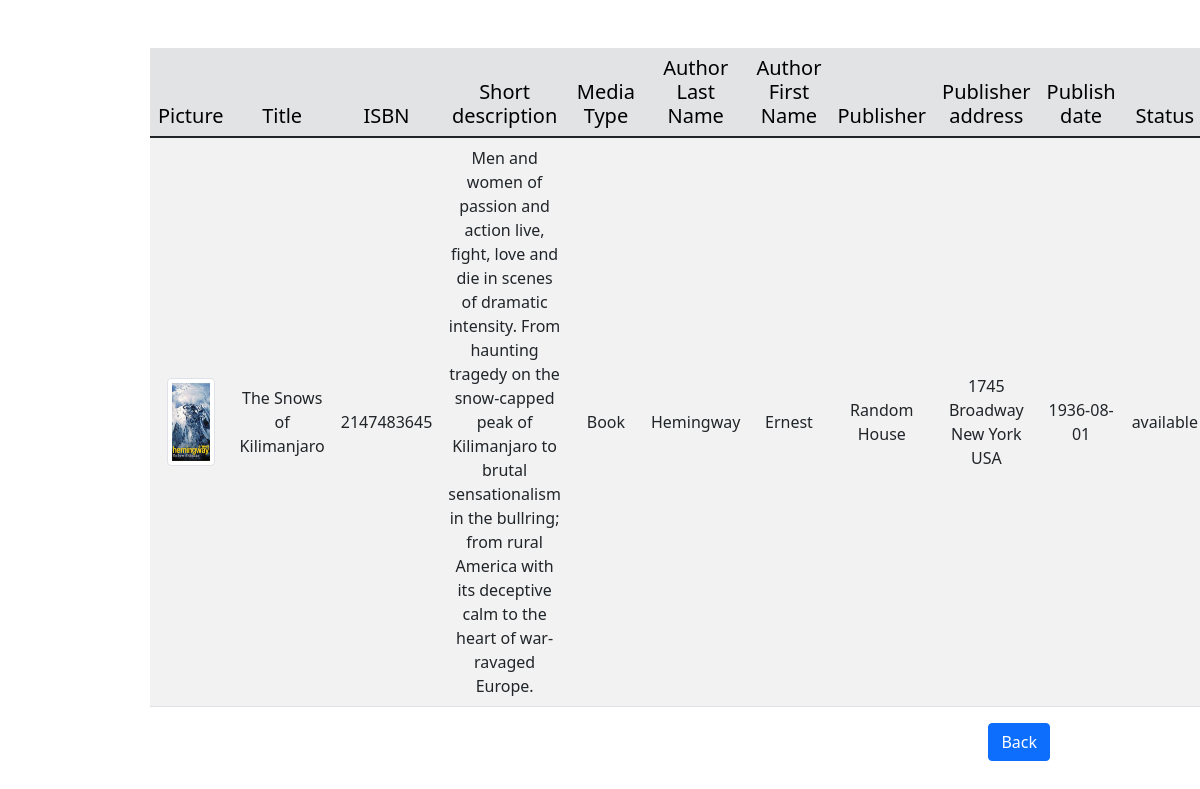
/publisher.php?publisher_name=Random House, run on the app's committed database.
### tables this page shows
CREATE TABLE `Media` (
  `bookID` int(11) NOT NULL,
  `picture` varchar(250) DEFAULT NULL,
  `title` varchar(30) NOT NULL,
  `ISBN` int(13) NOT NULL,
  `short_description` varchar(650) NOT NULL,
  `book_type` varchar(13) NOT NULL,
  `author_first_name` varchar(50) NOT NULL,
  `author_last_name` varchar(50) NOT NULL,
  `publisher_name` varchar(50) NOT NULL,
  `publisher_address` varchar(50) NOT NULL,
  `publish_date` date NOT NULL,
  `book_status` enum('available','reserved') NOT NULL
);

### publisher.php (the view, shortened to what this page needs)
<?php
require_once 'actions/db_connect.php';
if ($_GET['publisher_name']) {
    $publisher = $_GET['publisher_name'];
    $sql = "SELECT * FROM Media WHERE publisher_name = '$publisher'";
    $result = mysqli_query($connect, $sql);
    $tbody = '';
    if (mysqli_num_rows($result) > 0) {
        while ($row = mysqli_fetch_array($result, MYSQLI_ASSOC)) {
            $tbody .= "<tr>
                <td><img class='img-thumbnail' src='pictures/" . $row['picture'] . "'</td>
                <td>" . $row['title'] . "</td>
                <td>" . $row['ISBN'] . "</td>
                <td>" . $row['short_description'] . "</td>
                <td>" . $row['book_type'] . "</td>
                <td>" . $row['author_last_name'] . "</td>
                <td>" . $row['author_first_name'] . "</td>
                <td>" . $row['publisher_name'] . "</td>
                <td>" . $row['publisher_address'] . "</td>
                <td>" . $row['publish_date'] . "</td>
                <td>" . $row['book_status'] . "</td>
                </tr>";
        }
    } else {
        $tbody = "<tr><td colspan='5'><center>No Data Available</center></td></tr>";
    }
}
?>
<!DOCTYPE html>
<html lang="en">
<head>
    <?php require_once 'components/boot.php' ?>
</head>
<body>
    <div class="manageProduct w-75 mt-3">
        <table class='table table-striped mt-5'>
            <thead class='table-secondary'>
                <tr>
                    <th class='h5'>Picture</th>
                    <th class='h5'>Title</th>
                    <th class='h5'>ISBN</th>
                    <th class='h5'>Short description</th>
                    <th class='h5'>Media Type</th>
                    <th class='h5'>Author Last Name</th>
                    <th class='h5'>Author First Name</th>
                    <th class='h5'>Publisher</th>
                    <th class='h5'>Publisher address</th>
                    <th class='h5'>Publish date</th>
                    <th class='h5'>Status</th>
                </tr>
            </thead>
            <tbody>
                <?= $tbody; ?>
            </tbody>
        </table>
        <div class='mb-3 d-flex justify-content-end'>
            <a href="index.php"><button class='btn btn-md btn-primary' type="button">Back</button></a>
        </div>
    </div>
</body>
</html>

### publisher.php (style rules this page uses)
.manageProduct { margin: auto; }
.img-thumbnail { width: 4vw !important; height: 11vh !important; }
td { text-align: center; vertical-align: middle; }
tr { text-align: center; }

### data on the page
media: picture (picture), title "The Snows of Kilimanjaro", ISBN "2147483645", short_description "Men and women of passion and action live, fight, love and die in scenes of dramatic intensity. From haunting tragedy on the snow-capped peak of Kilimanjaro to brutal sensationalism in the bullring; from rural America with its deceptive calm to the heart of war-ravaged Europe.", book_type "Book", author_last_name "Hemingway", author_first_name "Ernest", publisher_name "Random House", publisher_address "1745 Broadway New York USA", publish_date "1936-08-01", book_status "available"
